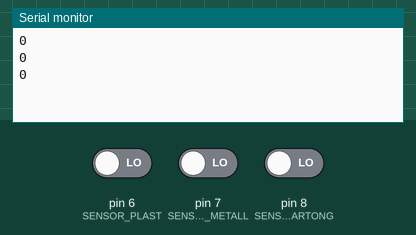
The sketch below on a simulated Arduino Uno, built with avr-gcc and run on an emulated ATmega328P. Shown: the last lines printed to the serial monitor. Inputs (shaded band) come from the test bench; at power-on: pin 6 (SENSOR_PLAST) LOW, pin 7 (SENSOR_METALL) LOW, pin 8 (SENSOR_KARTONG) LOW.

Above: at 2.8 s.
2.9 s: pin 6 (SENSOR_PLAST) driven HIGH
At 3.8 s:
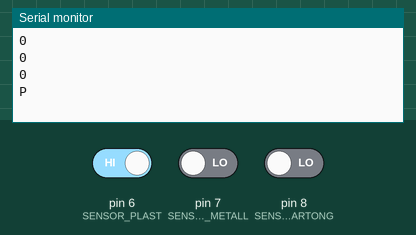
5.5 s: pin 7 (SENSOR_METALL) driven HIGH
At 6.8 s:
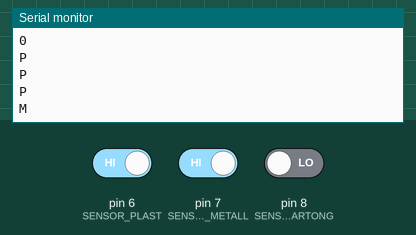
8.5 s: pin 8 (SENSOR_KARTONG) driven HIGH
At 9.7 s:
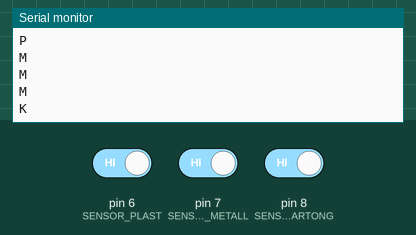

Measured:
- after the input at 2.9 s, the serial monitor: prints a new line after 0.10 s (image 1)
- after the input at 5.5 s, the serial monitor: prints a new line after 0.50 s (image 2)
- after the input at 8.5 s, the serial monitor: prints a new line after 0.50 s (image 3)

The sketch:

sketch_servoTester.ino
```cpp
#define SENSOR_KARTONG 8
#define SENSOR_METALL 7
#define SENSOR_PLAST 6

void setup()
{
  // put your setup code here, to run once:
  pinMode(SENSOR_KARTONG, INPUT);
  pinMode(SENSOR_METALL, INPUT);
  pinMode(SENSOR_PLAST, INPUT);
  Serial.begin(9600);
}

void loop()
{
  // put your main code here, to run repeatedly:
  if(digitalRead(SENSOR_KARTONG) == HIGH)
  {
    Serial.println("K");
  }
  else if(digitalRead(SENSOR_METALL) == HIGH)
  {
    Serial.println("M");
  }
  else if(digitalRead(SENSOR_PLAST) == HIGH)
  {
    Serial.println("P");
  }
  else
  {
    Serial.println(0);
  }

  delay(1000);
}
```
